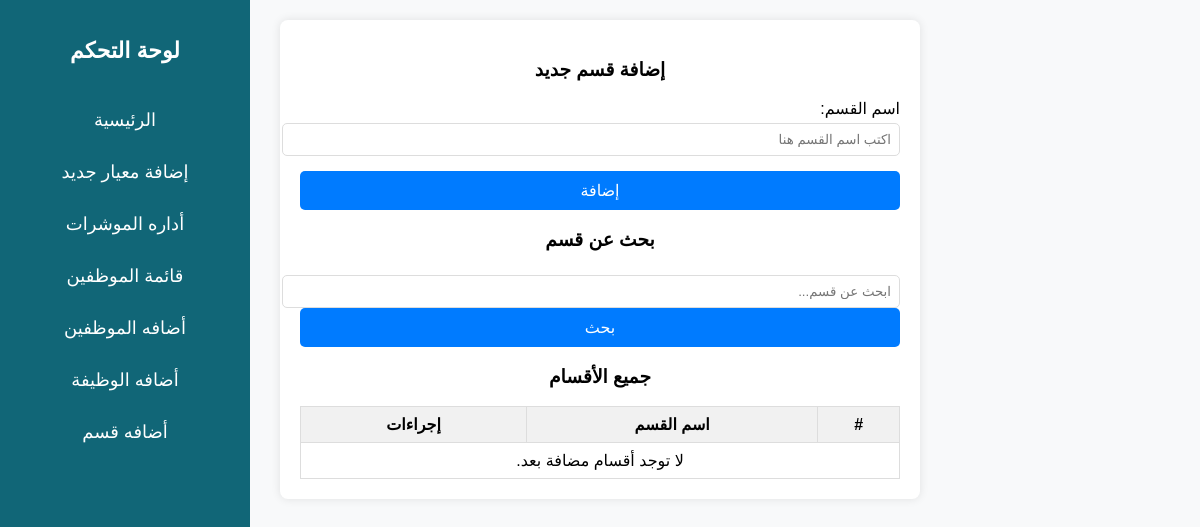
Page /pages/dashboard/add-category.php on the earlier database version.
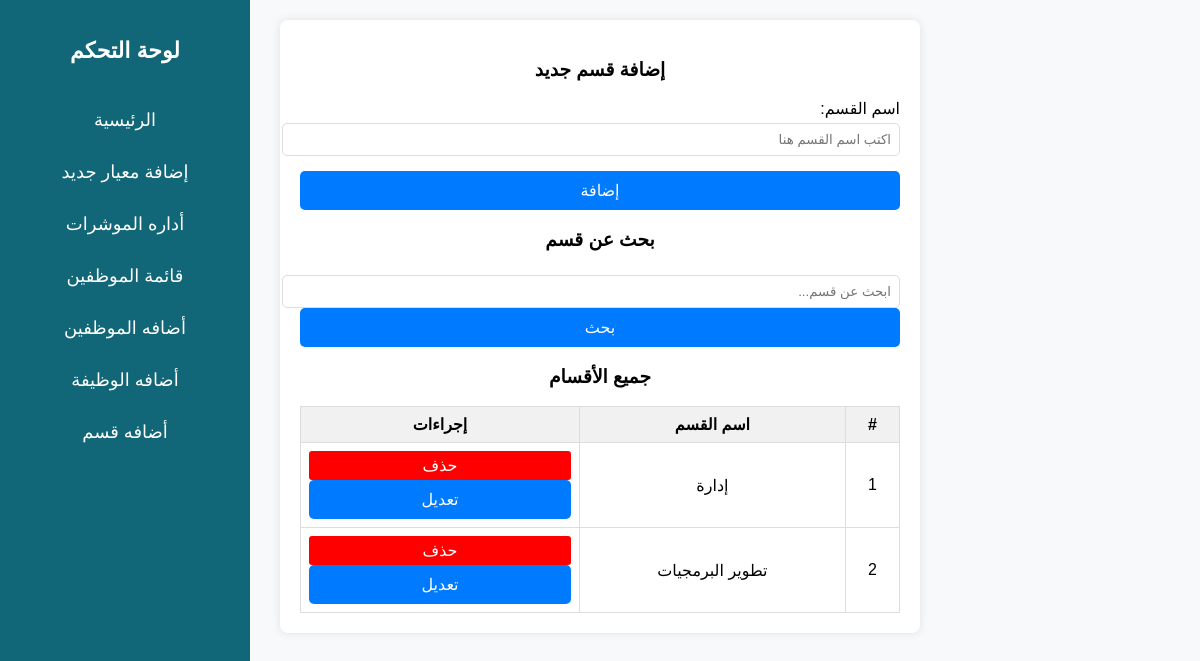
Same page on the later database version.
### tables this page shows
CREATE TABLE `categorys` (
  `id` int(11) NOT NULL,
  `name` varchar(255) NOT NULL
);

### pages/dashboard/add-category.php (the view, shortened to what this page needs)
<?php include './layout/sideBar.php'; ?>
<?php
include('../../config/connect.php');
$searchTerm = '';
if (isset($_POST['searchTerm'])) {
    $searchTerm = trim($_POST['searchTerm']);
    $sql = "SELECT * FROM categorys WHERE name LIKE :searchTerm";
    $stmt = $con->prepare($sql);
    $stmt->bindValue(':searchTerm', '%' . $searchTerm . '%');
} else {
    $sql = "SELECT * FROM categorys";
    $stmt = $con->prepare($sql);
}
$stmt->execute();
$sections = $stmt->fetchAll(PDO::FETCH_ASSOC);
?>
<div class="container">
    <h3>إضافة قسم جديد</h3>
    <form method="POST" action="">
        <div class="form-group">
            <label for="sectionName">اسم القسم:</label>
            <input type="text" name="sectionName" id="sectionName" placeholder="اكتب اسم القسم هنا" required>
        </div>
        <button type="submit">إضافة</button>
    </form>
    <h3>بحث عن قسم</h3>
    <form method="POST" action="">
        <input type="text" name="searchTerm" placeholder="ابحث عن قسم..." value="<?php echo htmlspecialchars($searchTerm); ?>">
        <button type="submit">بحث</button>
    </form>
    <h3>جميع الأقسام</h3>
    <table>
        <thead>
            <tr>
                <th>#</th>
                <th>اسم القسم</th>
                <th>إجراءات</th>
            </tr>
        </thead>
        <tbody id="criteriaTable">
            <?php
            if ($sections) {
                $index = 1;
                foreach ($sections as $row) {
                    echo "<tr>
                            <td>{$index}</td>
                            <td>{$row['name']}</td>
                            <td>
                                <form method='POST' action='' style='display:inline;'>
                                    <input type='hidden' name='deleteId' value='{$row['id']}'>
                                    <button class='delete-btn' type='submit' onclick='return confirm(\"هل أنت متأكد من حذف هذا القسم؟\");'>حذف</button>
                                </form>
                                <form method='GET' action='edit-category.php?id={$row['id']}' style='display:inline;'>
                                    <button type='button' onclick='window.location=\"edit-category.php?id={$row['id']}\"'>تعديل</button>
                                </form>
                            </td>
                          </tr>";
                    $index++;
                }
            } else {
                echo "<tr><td colspan='3'>لا توجد أقسام مضافة بعد.</td></tr>";
            }
            ?>
        </tbody>
    </table>
</div>
</body>
</html>

Differences in the rows shown:
added categorys: name "إدارة"
added categorys: name "تطوير البرمجيات"
Other differences:
text no longer shown: "لا توجد أقسام مضافة بعد."
